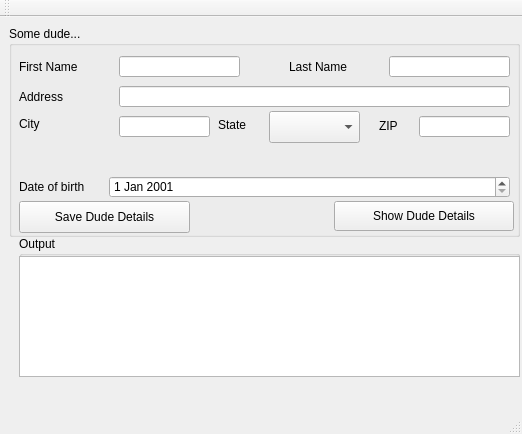
<?xml version="1.0" encoding="UTF-8"?>
<ui version="4.0">
 <class>MainWindow</class>
 <widget class="QMainWindow" name="MainWindow">
  <property name="geometry">
   <rect>
    <x>0</x>
    <y>0</y>
    <width>522</width>
    <height>434</height>
   </rect>
  </property>
  <property name="windowTitle">
   <string>MainWindow</string>
  </property>
  <widget class="QWidget" name="centralWidget">
   <widget class="QGroupBox" name="groupBox">
    <property name="geometry">
     <rect>
      <x>9</x>
      <y>9</y>
      <width>511</width>
      <height>211</height>
     </rect>
    </property>
    <property name="title">
     <string>Some dude...</string>
    </property>
    <widget class="QLabel" name="firstNameLabel">
     <property name="geometry">
      <rect>
       <x>10</x>
       <y>30</y>
       <width>81</width>
       <height>21</height>
      </rect>
     </property>
     <property name="text">
      <string>First Name</string>
     </property>
    </widget>
    <widget class="QLabel" name="addressLabel">
     <property name="geometry">
      <rect>
       <x>10</x>
       <y>60</y>
       <width>81</width>
       <height>21</height>
      </rect>
     </property>
     <property name="text">
      <string>Address</string>
     </property>
    </widget>
    <widget class="QLabel" name="dobLabel">
     <property name="geometry">
      <rect>
       <x>10</x>
       <y>150</y>
       <width>81</width>
       <height>21</height>
      </rect>
     </property>
     <property name="text">
      <string>Date of birth</string>
     </property>
    </widget>
    <widget class="QLineEdit" name="firstNamelineEdit">
     <property name="geometry">
      <rect>
       <x>110</x>
       <y>30</y>
       <width>121</width>
       <height>21</height>
      </rect>
     </property>
    </widget>
    <widget class="QLineEdit" name="addresslineEdit">
     <property name="geometry">
      <rect>
       <x>110</x>
       <y>60</y>
       <width>391</width>
       <height>21</height>
      </rect>
     </property>
    </widget>
    <widget class="QDateEdit" name="dobdateEdit">
     <property name="geometry">
      <rect>
       <x>100</x>
       <y>150</y>
       <width>401</width>
       <height>22</height>
      </rect>
     </property>
     <property name="dateTime">
      <datetime>
       <hour>0</hour>
       <minute>0</minute>
       <second>0</second>
       <year>2001</year>
       <month>1</month>
       <day>1</day>
      </datetime>
     </property>
    </widget>
    <widget class="QPushButton" name="savePushButton">
     <property name="geometry">
      <rect>
       <x>10</x>
       <y>175</y>
       <width>171</width>
       <height>32</height>
      </rect>
     </property>
     <property name="text">
      <string>Save Dude Details</string>
     </property>
    </widget>
    <widget class="QLabel" name="citylabel">
     <property name="geometry">
      <rect>
       <x>10</x>
       <y>90</y>
       <width>51</width>
       <height>16</height>
      </rect>
     </property>
     <property name="text">
      <string>City</string>
     </property>
    </widget>
    <widget class="QLineEdit" name="citylineEdit">
     <property name="geometry">
      <rect>
       <x>110</x>
       <y>90</y>
       <width>91</width>
       <height>21</height>
      </rect>
     </property>
    </widget>
    <widget class="QLabel" name="statelabel">
     <property name="geometry">
      <rect>
       <x>209</x>
       <y>91</y>
       <width>51</width>
       <height>16</height>
      </rect>
     </property>
     <property name="text">
      <string>State</string>
     </property>
    </widget>
    <widget class="QComboBox" name="statecomboBox">
     <property name="geometry">
      <rect>
       <x>260</x>
       <y>85</y>
       <width>91</width>
       <height>32</height>
      </rect>
     </property>
    </widget>
    <widget class="QLabel" name="ZIPcitylabel">
     <property name="geometry">
      <rect>
       <x>370</x>
       <y>92</y>
       <width>41</width>
       <height>16</height>
      </rect>
     </property>
     <property name="text">
      <string>ZIP</string>
     </property>
    </widget>
    <widget class="QLineEdit" name="ZIPlineEdit">
     <property name="geometry">
      <rect>
       <x>410</x>
       <y>90</y>
       <width>91</width>
       <height>21</height>
      </rect>
     </property>
    </widget>
    <widget class="QLabel" name="lastNameLabel">
     <property name="geometry">
      <rect>
       <x>280</x>
       <y>30</y>
       <width>81</width>
       <height>21</height>
      </rect>
     </property>
     <property name="text">
      <string>Last Name</string>
     </property>
    </widget>
    <widget class="QLineEdit" name="lastNamelineEdit">
     <property name="geometry">
      <rect>
       <x>380</x>
       <y>30</y>
       <width>121</width>
       <height>21</height>
      </rect>
     </property>
    </widget>
    <widget class="QPushButton" name="showPushButton">
     <property name="geometry">
      <rect>
       <x>325</x>
       <y>175</y>
       <width>180</width>
       <height>30</height>
      </rect>
     </property>
     <property name="text">
      <string>Show Dude Details</string>
     </property>
    </widget>
   </widget>
   <widget class="QGroupBox" name="groupBox_2">
    <property name="geometry">
     <rect>
      <x>19</x>
      <y>219</y>
      <width>501</width>
      <height>141</height>
     </rect>
    </property>
    <property name="title">
     <string>Output</string>
    </property>
    <widget class="QTextBrowser" name="outputtextBrowser">
     <property name="geometry">
      <rect>
       <x>0</x>
       <y>20</y>
       <width>501</width>
       <height>121</height>
      </rect>
     </property>
    </widget>
   </widget>
  </widget>
  <widget class="QMenuBar" name="menuBar">
   <property name="geometry">
    <rect>
     <x>0</x>
     <y>0</y>
     <width>522</width>
     <height>22</height>
    </rect>
   </property>
  </widget>
  <widget class="QToolBar" name="mainToolBar">
   <attribute name="toolBarArea">
    <enum>TopToolBarArea</enum>
   </attribute>
   <attribute name="toolBarBreak">
    <bool>false</bool>
   </attribute>
  </widget>
  <widget class="QStatusBar" name="statusBar"/>
 </widget>
 <layoutdefault spacing="6" margin="11"/>
 <tabstops>
  <tabstop>firstNamelineEdit</tabstop>
  <tabstop>addresslineEdit</tabstop>
  <tabstop>citylineEdit</tabstop>
  <tabstop>statecomboBox</tabstop>
  <tabstop>ZIPlineEdit</tabstop>
  <tabstop>dobdateEdit</tabstop>
  <tabstop>savePushButton</tabstop>
 </tabstops>
 <resources/>
 <connections/>
</ui>
